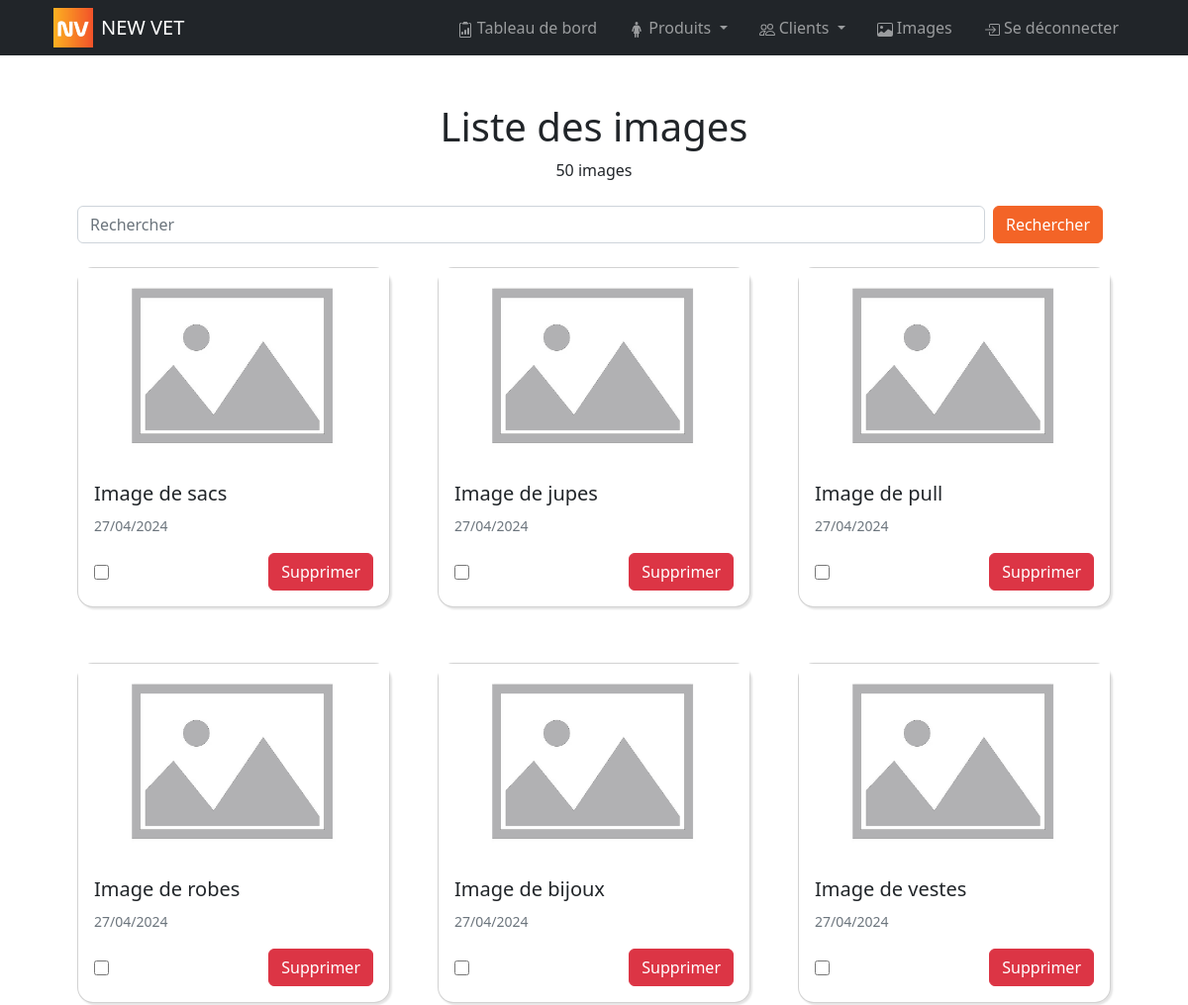
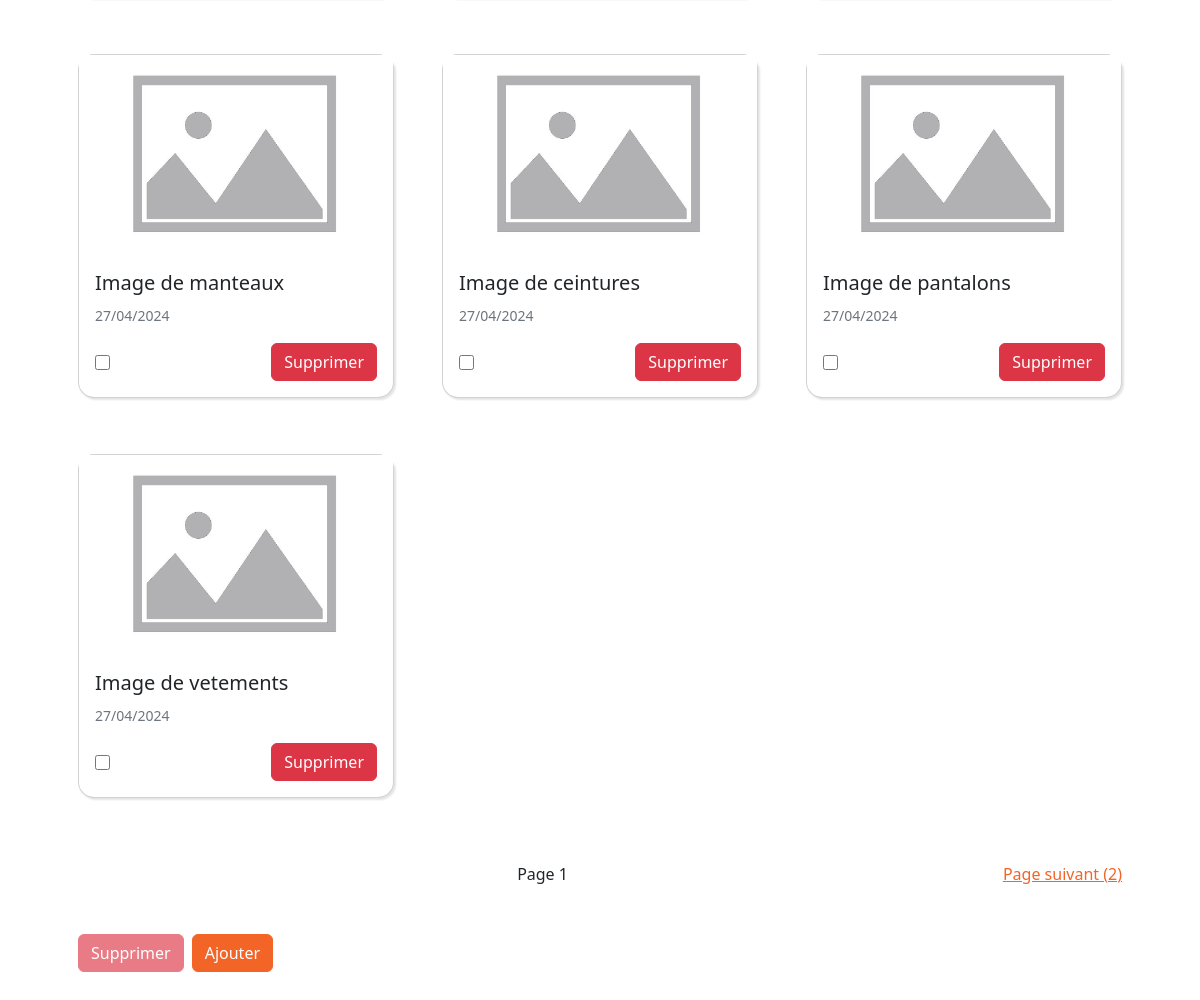
The page /bo/pages/images/index.php (signed in) on the database its author committed (2 pictures, top to bottom).
### tables this page shows
CREATE TABLE image(
        slug VARCHAR (50) NOT NULL UNIQUE,
        name VARCHAR (50),
        alt VARCHAR (250),
        path VARCHAR (250) NOT NULL,
        weight INT,
        extention VARCHAR (5),
        is_deleted BOOLEAN NOT NULL DEFAULT 0,
        created_at DATETIME NOT NULL DEFAULT NOW(),
        CONSTRAINT image_PK PRIMARY KEY (slug)
);

### controllers/image.php (called while the page is built, shortened)
<?php
function getImages($search = null, $sort = array(array('order' => 'ASC', 'order_by' => 'created_at')), $offset = null, $per_page = 10)
{
    $sql = "SELECT * FROM image";
    $sql .= " WHERE 1 = 1";
    $sql .= " AND is_deleted = 0";
    if ($sort) {
        $sql .= " ORDER BY ";
        foreach ($sort as $key => $value) {
            $sql .= "COALESCE(" . $value['order_by'] . ", 9999999) " . strtoupper($value['order']);
        }
    }
    if ($per_page) $sql .= " LIMIT :per_page";
    $params = array();
    if ($per_page) $params[":per_page"] = $per_page;
    $result = Database::queryAll($sql, $params);
    return $result['data'];
}
function getImagesCount($search = null)
{
    $sql = "SELECT COUNT(*) as count FROM image WHERE 1 = 1 AND is_deleted = 0";
    $params = array();
    $result = Database::queryOne($sql, $params);
    return $result['data']['count'];
}

### utils/database.php (called while the page is built, shortened)
<?php
class Database
{
    private static $dbHost = DB_HOST;
    private static $dbName = DB_NAME;
    private static $dbUser = DB_USER;
    private static $dbPass = DB_PASSWORD;
    private static $forcedStringParams = array(':email', ':password', ':token', ':code', ':name', ':libelle');
    private static $forcedIntParams = array(':per_page', ':offset', ':customer_id', ':admin_id');
    private static $forcedBoolParams = array(':is_deleted');
    private static $connection = null;
    private static function connect()
    {
        if (self::$connection === null) {
            try {
                self::$connection = new PDO("mysql:host=" . self::$dbHost . ";dbname=" . self::$dbName, self::$dbUser, self::$dbPass);
                self::$connection->setAttribute(PDO::ATTR_ERRMODE, PDO::ERRMODE_EXCEPTION);
            } catch (PDOException $e) {
                if (APP_DEBUG) die("Erreur lors de la connexion à la base de données: " . $e->getMessage());
            }
        }
    }
    public static function queryAll(string $query, array $params = array())
    {
        $data = array();
        $success = true;
        $error = null;
        try {
            $statement = self::$connection->prepare($query);
            foreach ($params as $key => $value) {
                if (is_int($value) || is_float($value) || in_array($key, self::$forcedIntParams)) {
                    $statement->bindValue($key, $value, PDO::PARAM_INT);
                } elseif (is_bool($value) || in_array($key, self::$forcedBoolParams)) {
                    $statement->bindValue($key, $value, PDO::PARAM_BOOL);
                } elseif (is_string($value) || in_array($key, self::$forcedStringParams)) {
                    $statement->bindValue($key, htmlspecialchars($value), PDO::PARAM_STR);
                } elseif (is_null($value)) {
                    $statement->bindValue($key, $value, PDO::PARAM_NULL);
                } else {
                    $statement->bindValue($key, $value);
                }
            }
            $statement->execute();
            $data = $statement->fetchAll(PDO::FETCH_ASSOC);
        } catch (PDOException $e) {
            $success = false;
            $error = $e->getMessage();
            self::handleError($query, $params, $error);
        }
        return array(
            'success' => $success,
            'data' => $data,
            'error' => $error
        );
    }
    public static function queryOne(string $query, array $params = array())
    {
        $data = array();
        $success = true;
        $error = null;
        try {
            $statement = self::$connection->prepare($query);
            $statement->execute();
            $data = $statement->fetch(PDO::FETCH_ASSOC);
        } catch (PDOException $e) {
            $success = false;
            $error = $e->getMessage();
            self::handleError($query, $params, $error);
        }
        return array(
            'success' => $success,
            'data' => $data,
            'error' => $error
        );
    }
}

### helpers/image_or_placeholder.php (called while the page is built)
<?php
function image_or_placeholder($img_path, $full_placeholder_path = 'assets/img/default-img.webp')
{
    $full_img_path = APP_UPLOAD_PATH . $img_path;
    $full_img_url = APP_UPLOAD_URL . $img_path;
    if ($img_path && file_exists($full_img_path)) {
        return $full_img_url;
    } else {
        return APP_URL . $full_placeholder_path;
    }
}

### helpers/three_dots_string.php (called while the page is built, shortened)
<?php
function three_dots_string(string $txt, int $max = 100)
{
    return $txt;
}

### helpers/fr_date.php (called while the page is built)
<?php
function fr_date($inputDate) {
    $dateTime = new DateTime($inputDate);
    $formattedDate = $dateTime->format('d/m/Y');
    return $formattedDate;
}

### bo/pages/images/index.php (the view, shortened to what this page needs)
<?php
include_once APP_PATH . "controllers/image.php";
include_once APP_PATH . "helpers/three_dots_string.php";
include_once APP_PATH . "helpers/fr_date.php";
$search = isset($_GET['search']) ? $_GET['search'] : null;
$order_by = isset($_GET['order_by']) ? $_GET['order_by'] : 'created_at';
$order = isset($_GET['order']) && $_GET['order'] == 'desc' ? 'DESC' : 'ASC';
$page = isset($_GET['page']) ? $_GET['page'] : 1;
$sort = array(array('order' => $order, 'order_by' => $order_by));
$images_count = getImagesCount($search);
$per_page = 10;
$offset = ($page - 1) * $per_page;
$maxPage = ceil($images_count / $per_page);
$images = getImages($search, $sort, $offset, $per_page);
?>
<!DOCTYPE html>
<html lang="fr">
<head>
    <link href="<?= APP_URL ?>bo/style/bootstrap.css" rel="stylesheet">
    <link href="<?= APP_URL ?>bo/style/main.css" rel="stylesheet">
</head>
<body>
    <?php include_once APP_PATH . "bo/partials/header.php"; ?>
    <div class="container p-4 p-lg-5">
        <h1 class="text-center">Liste des images</h1>
        <p class="text-center"><?= $images_count ?> image<?php if ($images_count > 1) : ?>s<?php endif; ?></p>
        <form class="d-flex justify-content-between my-4" method="GET">
            <input class="form-control mr-sm-2" id="search" type="search" placeholder="Rechercher" aria-label="Search" name="search" value="<?= $search ?>">
            <button class="btn btn-primary mx-2 my-sm-0" type="submit">Rechercher</button>
        </form>
        <div class='row gx-4 gx-lg-5'>
            <?php
            foreach ($images as $image) {
            ?>
                <div class="col-md-4 mb-5">
                    <div class="card mb-2">
                        <img src="<?= image_or_placeholder(isset($image['path']) ? $image['path'] : '') ?>" class="card-img-top object-fit-cover" alt="<?= $image['alt'] ?>" width="100%" height="200px">
                        <div class="card-body">
                            <h5 class="card-title">
                                <?= three_dots_string($image['name'], 20) ?>
                            </h5>
                            <p class="card-text">
                                <?php if ($image['created_at']) : ?>
                                    <small class="text-muted">
                                        <?= fr_date($image['created_at']) ?>
                                    </small>
                                <?php endif; ?>
                            </p>
                            <div class="d-flex justify-content-between align-items-center">
                                <input type="checkbox" name="selected_images[]" value="<?= $image['slug'] ?>" onclick="enableSupprButton()">
                                <a href="<?= APP_URL ?>bo/pages/images/delete_image.php?slug=<?= $image['slug'] ?>" class="btn btn-danger">Supprimer</a>
                            </div>
                        </div>
                    </div>
                </div>
            <?php
            }
            ?>
        </div>
        <div class="d-flex justify-content-between my-2">
            <?php if ($page > 1) : ?>
                <a href="?search=<?= $search ?>&page=<?= $page - 1 ?>&order_by=<?= $order_by ?>&order=<?= $order ?>">Page précédent (<?= $page - 1 ?>)</a>
            <?php else : ?>
                <span>&nbsp;</span>
            <?php endif; ?>
            <span>Page <?= $page ?></span>
            <?php if ($page < $maxPage) : ?>
                <a href="?search=<?= $search ?>&page=<?= $page + 1 ?>&order_by=<?= $order_by ?>&order=<?= $order ?>">Page suivant (<?= $page + 1 ?>)</a>
            <?php else : ?>
                <span>&nbsp;</span>
            <?php endif; ?>
        </div>
        <div class="d-flex justify-content-start gap-2 my-5">
            <button id="delete-images" class="btn btn-danger" disabled onclick="deleteSelectedImages()">Supprimer</button>
            <a href="<?= APP_URL ?>bo/pages/images/create_image.php" class="btn btn-primary">Ajouter</a>
        </div>
    </div>
</body>
</html>

### bo/style/main.css (style rules this page uses)
:root { --primary: #F1452B; --secondary: #FEBD21; }
input[type="checkbox"] { accent-color: var(--primary); width: 15px; height: 15px; }
.object-fit-cover { object-fit: cover; }

### rows shown on the page
image: name "Image de sacs", created_at "27/04/2024"
image: name "Image de jupes", created_at "27/04/2024"
image: name "Image de pull", created_at "27/04/2024"
image: name "Image de robes", created_at "27/04/2024"
image: name "Image de bijoux", created_at "27/04/2024"
image: name "Image de vestes", created_at "27/04/2024"
image: name "Image de manteaux", created_at "27/04/2024"
image: name "Image de ceintures", created_at "27/04/2024"
image: name "Image de pantalons", created_at "27/04/2024"
image: name "Image de vetements", created_at "27/04/2024"

### other values the page prints
APP_NAME "NEW VET"
$images_count "50"
$page "1"
$page + 1 "2"
